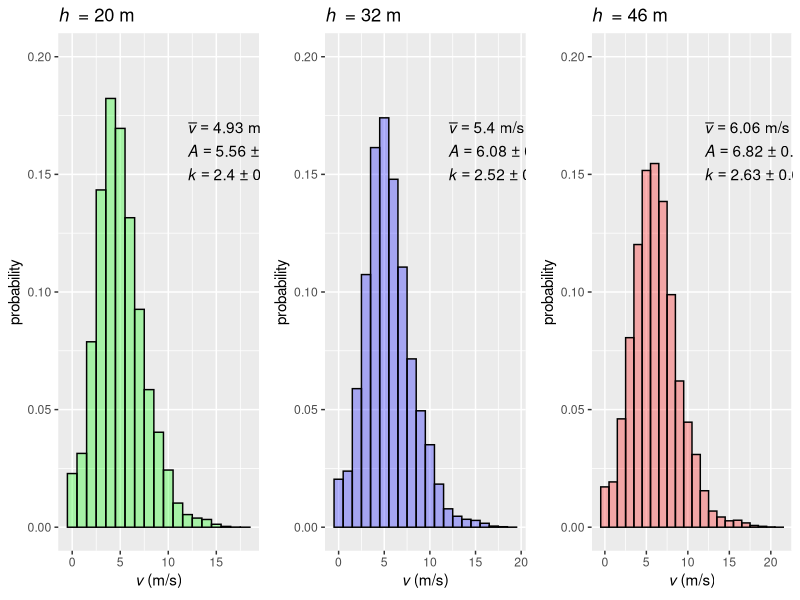

Write R code to recreate this figure.
setwd("C:/Users/Mike/Dropbox/R")
rm(list=ls())

#install.packages("gridExtra")
library(ggplot2)
library(gridExtra)
library(graphics)

data<-read.csv("dat.csv")

#46 m height

subset(data, subset=(h =="46m")) -> data.46
v46<-ggplot(data.46, aes(x=v)) + geom_histogram(aes(y=..density..),alpha=0.3,binwidth=1.0,colour="black",fill="red") 
v46<-v46+scale_y_continuous(limits = c(0, 0.2))
data.46dlist <- ggplot_build(v46)
data.46d<-data.46dlist$data[[1]]
v46d=data.frame(data.46d$x,data.46d$y)
names(v46d)[names(v46d) == 'data.46d.x'] <- 'v'
names(v46d)[names(v46d) == 'data.46d.y'] <- 'y'
rm(data.46dlist,data.46d)


A=6.8
k=2.6
fit=nls(data=v46d,y~dweibull(v,scale=A46,shape=k46),start=list(A46=A,k46=k),trace=T)
summary(fit)

A46<-summary(fit)$parameters[1,1]
k46<-summary(fit)$parameters[2,1]
sdA46<-summary(fit)$parameters[1,2]
sdk46<-summary(fit)$parameters[2,2]

meanv46=A46*gamma(1/k46+1)

meanv46<-signif(meanv46,digits=3)
A46<-signif(A46,digits=3)
k46<-signif(k46,digits=3)
sdA46<-signif(sdA46,digits=2)
sdk46<-signif(sdk46,digits=2)

v46<-v46 + stat_function(fun = dweibull, arg = list(scale = A46,shape=k46))
v46<-v46+xlab(expression(italic(v)~"(m/s)")) + ylab("probability") + ggtitle(expression(italic(h)~" = 46 m"))

meanv46lab<-paste0(substitute(expression(bar(italic(v))==A~"m/s"),list(A=meanv46)))[2]
A46lab<-paste0(substitute(expression(italic(A)==B~"\u00b1"~C),list(B=A46,C=sdA46)))[2]
k46lab<-paste0(substitute(expression(italic(k)==D~"\u00b1"~E),list(D=k46,E=sdk46)))[2]

v46<-v46+annotate("text",x=12,y=0.17,parse=T,label=as.character(meanv46lab),hjust=0)
v46<-v46+annotate("text",x=12,y=0.16,parse=T,label=as.character(A46lab),hjust=0)
v46<-v46+annotate("text",x=12,y=0.15,parse=T,label=as.character(k46lab),hjust=0)


#32 m height

subset(data, subset=(h =="32m")) -> data.32
v32<-ggplot(data.32, aes(x=v)) + geom_histogram(aes(y=..density..),alpha=0.3,binwidth=1.0,colour="black",fill="blue") 
v32<-v32+scale_y_continuous(limits = c(0, 0.2))
data.32dlist <- ggplot_build(v32)
data.32d<-data.32dlist$data[[1]]
v32d=data.frame(data.32d$x,data.32d$y)
names(v32d)[names(v32d) == 'data.32d.x'] <- 'v'
names(v32d)[names(v32d) == 'data.32d.y'] <- 'y'
rm(data.32dlist,data.32d)


A=6
k=2.5
fit=nls(data=v32d,y~dweibull(v,scale=A32,shape=k32),start=list(A32=A,k32=k),trace=T)
summary(fit)

A32<-summary(fit)$parameters[1,1]
k32<-summary(fit)$parameters[2,1]
sdA32<-summary(fit)$parameters[1,2]
sdk32<-summary(fit)$parameters[2,2]

meanv32=A32*gamma(1/k32+1)

meanv32<-signif(meanv32,digits=3)
A32<-signif(A32,digits=3)
k32<-signif(k32,digits=3)
sdA32<-signif(sdA32,digits=2)
sdk32<-signif(sdk32,digits=2)

v32<-v32 + stat_function(fun = dweibull, arg = list(scale = A32,shape=k32))
v32<-v32+xlab(expression(italic(v)~"(m/s)")) + ylab("probability") + ggtitle(expression(italic(h)~" = 32 m"))

meanv32lab<-paste0(substitute(expression(bar(italic(v))==A~"m/s"),list(A=meanv32)))[2]
A32lab<-paste0(substitute(expression(italic(A)==B~"\u00b1"~C),list(B=A32,C=sdA32)))[2]
k32lab<-paste0(substitute(expression(italic(k)==D~"\u00b1"~E),list(D=k32,E=sdk32)))[2]

v32<-v32+annotate("text",x=12,y=0.17,parse=T,label=as.character(meanv32lab),hjust=0)
v32<-v32+annotate("text",x=12,y=0.16,parse=T,label=as.character(A32lab),hjust=0)
v32<-v32+annotate("text",x=12,y=0.15,parse=T,label=as.character(k32lab),hjust=0)

#20 m height

subset(data, subset=(h =="20m")) -> data.20
v20<-ggplot(data.20, aes(x=v)) + geom_histogram(aes(y=..density..),alpha=0.3,binwidth=1.0,colour="black",fill="green") 
v20<-v20+scale_y_continuous(limits = c(0, 0.2))
data.20dlist <- ggplot_build(v20)
data.20d<-data.20dlist$data[[1]]
v20d=data.frame(data.20d$x,data.20d$y)
names(v20d)[names(v20d) == 'data.20d.x'] <- 'v'
names(v20d)[names(v20d) == 'data.20d.y'] <- 'y'
rm(data.20dlist,data.20d)


A=5.5
k=2.4
fit=nls(data=v20d,y~dweibull(v,scale=A20,shape=k20),start=list(A20=A,k20=k),trace=T)
summary(fit)

A20<-summary(fit)$parameters[1,1]
k20<-summary(fit)$parameters[2,1]
sdA20<-summary(fit)$parameters[1,2]
sdk20<-summary(fit)$parameters[2,2]

meanv20=A20*gamma(1/k20+1)

meanv20<-signif(meanv20,digits=3)
A20<-signif(A20,digits=3)
k20<-signif(k20,digits=3)
sdA20<-signif(sdA20,digits=2)
sdk20<-signif(sdk20,digits=2)

v20<-v20 + stat_function(fun = dweibull, arg = list(scale = A20,shape=k20))
v20<-v20+xlab(expression(italic(v)~"(m/s)")) + ylab("probability") + ggtitle(expression(italic(h)~" = 20 m"))

meanv20lab<-paste0(substitute(expression(bar(italic(v))==A~"m/s"),list(A=meanv20)))[2]
A20lab<-paste0(substitute(expression(italic(A)==B~"\u00b1"~C),list(B=A20,C=sdA20)))[2]
k20lab<-paste0(substitute(expression(italic(k)==D~"\u00b1"~E),list(D=k20,E=sdk20)))[2]

v20<-v20+annotate("text",x=12,y=0.17,parse=T,label=as.character(meanv20lab),hjust=0)
v20<-v20+annotate("text",x=12,y=0.16,parse=T,label=as.character(A20lab),hjust=0)
v20<-v20+annotate("text",x=12,y=0.15,parse=T,label=as.character(k20lab),hjust=0)


grid.arrange(v20,v32,v46,ncol=3)

rm(data)

